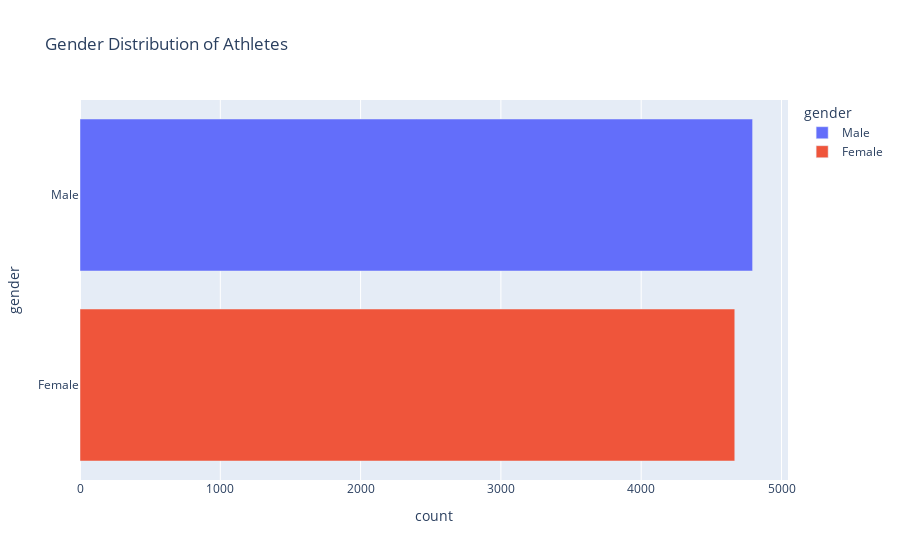

Write notebook code for a chart like this one.
### Markdown cell above
# Gender Distribution of Athletes

### Code cell
gender_counts = athletes_cleaned['gender'].value_counts().reset_index()
gender_counts.columns = ['gender', 'count']
fig = px.bar(
    gender_counts,
    x='count',
    y='gender',
    title='Gender Distribution of Athletes',
    color='gender'
)
fig.show()

### Figure 1 — Plotly figure (JSON) as saved in the notebook; plotly's stock layout.template omitted (floating-point values rounded to 4 significant figures)
{"data": [{"alignmentgroup": "True", "hovertemplate": "gender=%{y}<br>count=%{x}<extra></extra>", "legendgroup": "Male", "marker": {"color": "#636efa", "pattern": {"shape": ""}}, "name": "Male", "offsetgroup": "Male", "orientation": "h", "showlegend": true, "textposition": "auto", "type": "bar", "x": [4794], "xaxis": "x", "y": ["Male"], "yaxis": "y"}, {"alignmentgroup": "True", "hovertemplate": "gender=%{y}<br>count=%{x}<extra></extra>", "legendgroup": "Female", "marker": {"color": "#EF553B", "pattern": {"shape": ""}}, "name": "Female", "offsetgroup": "Female", "orientation": "h", "showlegend": true, "textposition": "auto", "type": "bar", "x": [4667], "xaxis": "x", "y": ["Female"], "yaxis": "y"}], "layout": {"autosize": true, "barmode": "relative", "legend": {"title": {"text": "gender"}, "tracegroupgap": 0}, "title": {"text": "Gender Distribution of Athletes"}, "xaxis": {"anchor": "y", "autorange": true, "domain": [0, 1], "range": [0, 5046.0], "title": {"text": "count"}, "type": "linear"}, "yaxis": {"anchor": "x", "autorange": true, "categoryarray": ["Female", "Male"], "categoryorder": "array", "domain": [0, 1], "range": [-0.5, 1.5], "title": {"text": "gender"}, "type": "category"}}}
